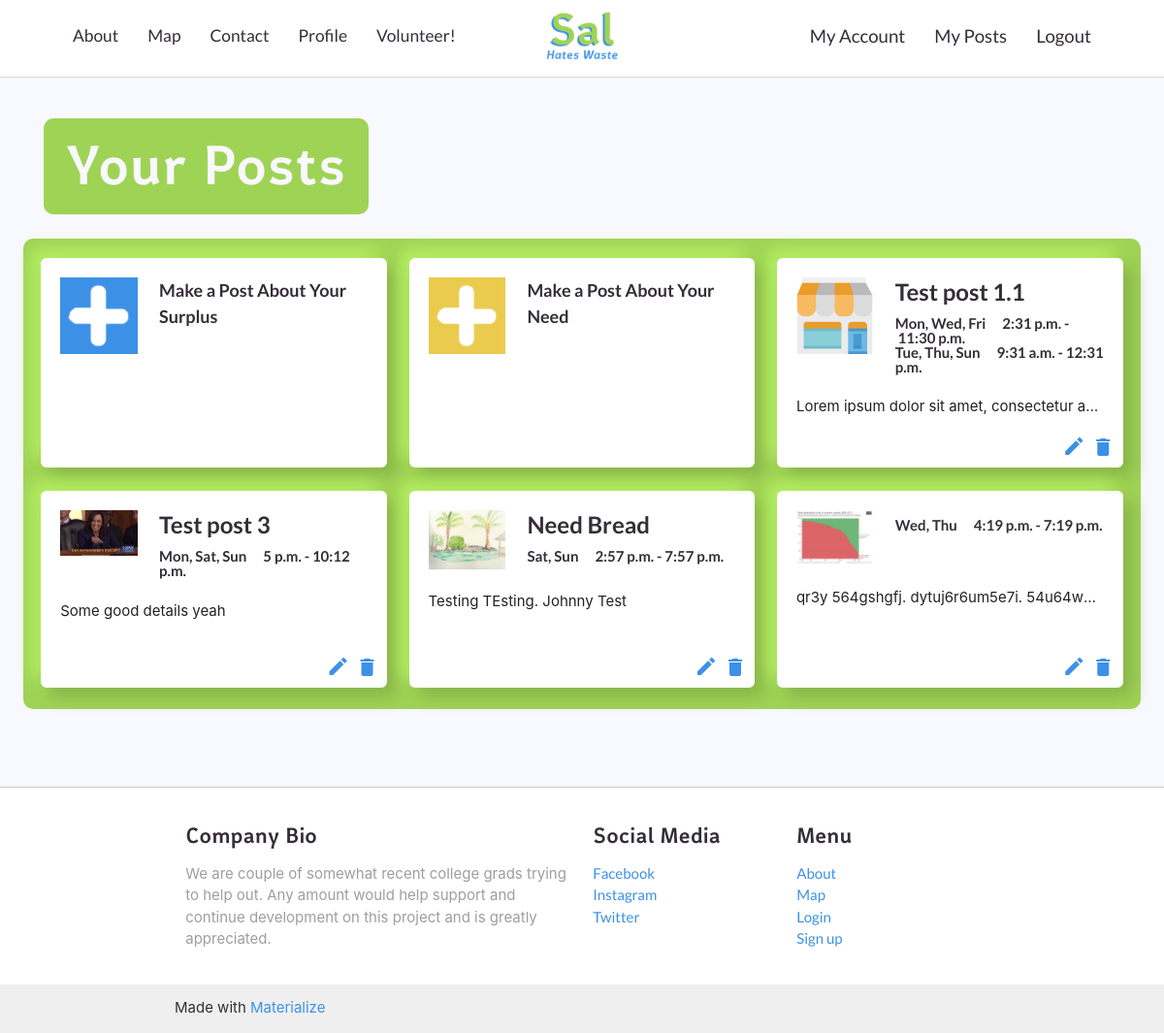
Before: /my-posts (signed in) with the older database file.
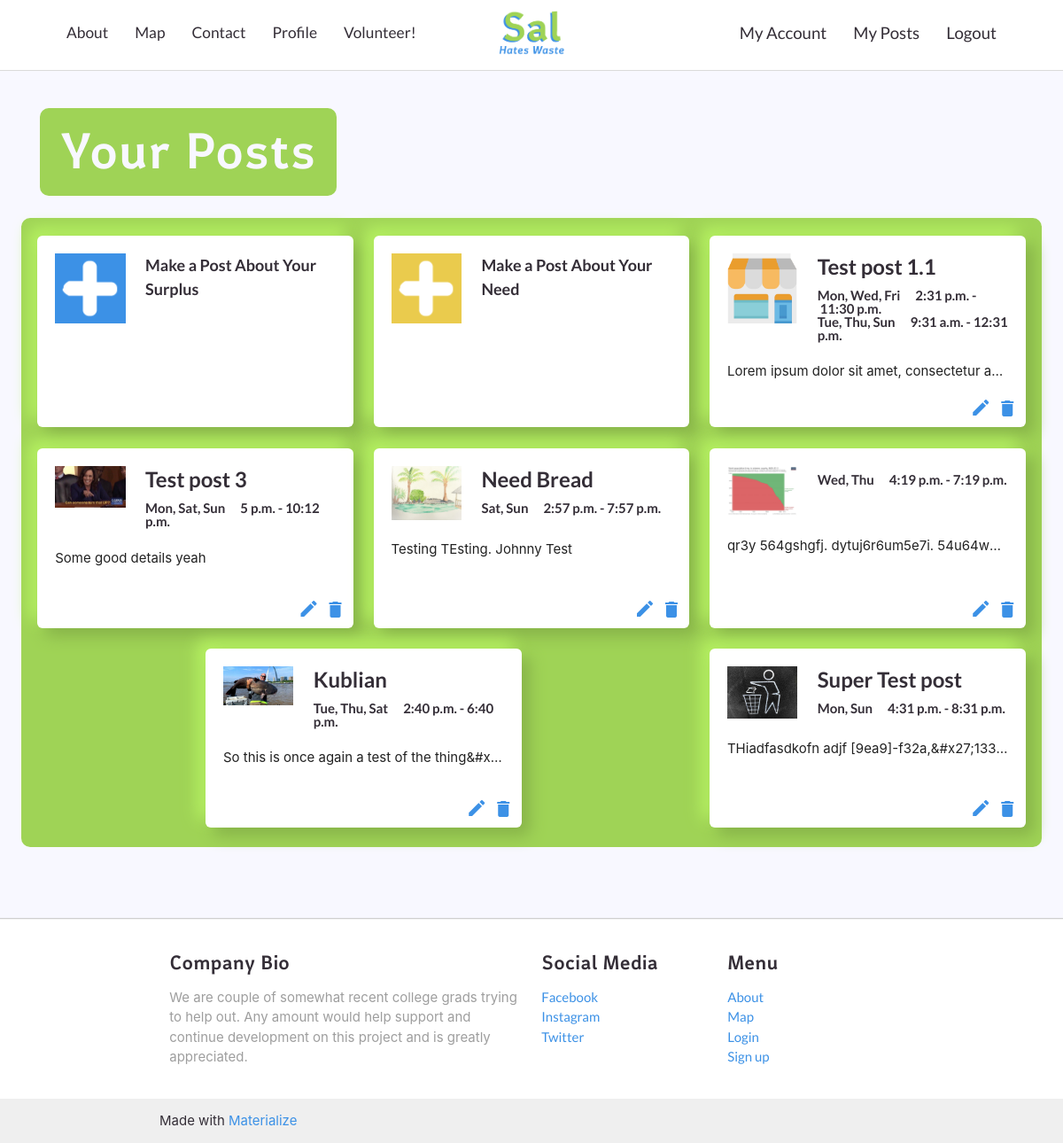
After: the same page with the newer database file.
### main/models.py (models this page shows, shortened)
class UserPost(models.Model):
    post_creator = models.ForeignKey(
        CustomUser, on_delete=models.CASCADE, blank=True, default=1)
    post_title = models.CharField('Post Title', max_length=30, blank=True)
    post_org_name = models.CharField(
        'Your Organization', max_length=30, blank=True)
    phone_regex = RegexValidator(
        regex=r'^\+?1?\d{9,15}$', message="Phone number must be entered in the format: '+999999999'. Up to 15 digits allowed.")
    post_org_phone = models.CharField(_('phone'), max_length=20, validators=[
                                      phone_regex], null=True, blank=True)
    post_org_email = models.EmailField(
        'Your Organizations Email', max_length=254, default="example@gmail.com", null=False)
    post_org_address = models.CharField(
        'Your Organizations Location', max_length=80, default="123 Test St.", null=False)
    post_org_city = models.CharField(
        max_length=30, default="Stamford", null=False)
    post_org_state = models.CharField(max_length=2, default="CT", null=False)
    post_org_zipcode = models.CharField(max_length=10, null=True, blank=True)
    post_org_country = models.CharField(
        max_length=60, default="USA", null=False)
    post_image = models.ImageField('Profile Image', default='default.png',
                                   upload_to='post_pics', null=True, blank=True, validators=(validate_is_pic,))
    post_desc = models.TextField(max_length=500, null=True, blank=True)
    post_begin_date = models.DateField(_("Availability Start"), default=datetime.date.today)
    post_end_date = models.DateField(_("Availability End"), default=datetime.date.today)
    post_lat = models.FloatField(null=True, blank=True)
    post_long = models.FloatField(null=True, blank=True)
    post_recurring = models.BooleanField(default=False)
    recurrences = models.TextField(max_length=300, null=True, blank=True)
    donor_or_recip = models.CharField(
        max_length=10, choices=ROLE_CHOICES, default="Donor",)
    post_active = models.BooleanField(default=True)
    post_deliver = models.BooleanField(default=False)
    post_slug = models.SlugField(max_length=200, null=False, unique=True)
    class Meta:
        verbose_name = 'Post'
        verbose_name_plural = "Posts"

class Availability(models.Model):
    assigned_post = models.ForeignKey(UserPost, on_delete=models.CASCADE, blank=True, null=True)
    post_day = MultiSelectField(choices=DAYS_OF_WEEK, max_choices=7, max_length=10, null=True)
    start_hour = models.TimeField(null=True)
    end_hour = models.TimeField(null=True)
    start_min = models.IntegerField(null=True, blank=True)
    end_min = models.IntegerField(null=True, blank=True)

### main/views.py (the view)
# urls.py: path('my-posts', views.my_posts, name='my-posts'),
def my_posts(request):
    if request.user.is_authenticated:
        user = request.user
        my_posts = UserPost.objects.filter(post_creator = user)
        return render(request=request, template_name="main/my_posts.html", context = {
                                                               "my_posts" : my_posts})
    else:
        messages.info(request, f"Login to view your posts")
        return HttpResponseRedirect('login')
    return render(request=request, template_name="main/my_posts.html")

### main/Templates/main/my_posts.html (shortened to what this page needs)
{% extends 'main/header.html' %}
{% load static %}
{% block content %}
<head>
    {% load crispy_forms_tags %}
</head>
<body>
    <section class="row">
        <div class="title-banner">
            <h1 class="title-text center"> Your Posts</h1>
        </div>
        <div class=" row flex post-container">
            <a href="new-dpost" class="col s12 m6 l4">
                <div class="post-row card hoverable">
                    <div class="card-content">
                        <div class="row new-button">
                            <div class="col left-col">
                                <img class="card-pic icon-pic" src="{% static 'images/donor-plus.png' %}">
                            </div>
                            <div class="col right-col">
                                <strong>Make a Post About Your Surplus</strong>
                            </div>
                        </div>
                    </div>
                </div>
            </a>
            <a href="new-rpost" class="col s12 m6 l4">
                <div class="post-row card hoverable">
                    <div class="card-content">
                        <div class="row new-button">
                            <div class="col left-col">
                                <img class="card-pic icon-pic" src="{% static 'images/recipient-plus.png' %}">
                            </div>
                            <div class="col right-col">
                                <strong>Make a Post About Your Need</strong>
                            </div>
                        </div>
                    </div>
                </div>
            </a>
            {% for post in my_posts %}
            <div class="col s12 m6 l4 profile-content ">
                <div class="card hoverable">
                    <div class="card-content">
                        <div class="row post-row ">
                            <a href="{{post.post_slug}}" , style="color:#000">
                                <div class="col left-col">
                                    <img class="card-image card-pic" src="{{post.post_image.url}}">
                                </div>
                            </a>
                            <div class="col right-col">
                                <Strong>
                                    <div class="card-title">{{post.post_title}}</div>
                                </Strong>
                                {% for availability in post.availability_set.all %}
                                <strong>
                                    <p class="times">{{availability.post_day}}&emsp;
                                        {{availability.start_hour}}&nbsp;-&nbsp;{{availability.end_hour}}
                                    </p>
                                </strong>
                                {% endfor %}
                            </div>
                        </div>
                        <div class="row post-row second-row">
                            <br>
                            <p class="text">{{post.post_desc}}</p>
                            <br>
                        </div>
                        <div class="row post-row third-row">
                            <br>
                            <div class="button-row">
                                <form class="right" action="{% url 'delete' post.post_slug %}" method="post">
                                    <button class="material-icons right delete-button" type="submit"
                                        onclick="return confirm('Are you sure you want to delete this post?');">delete</button>
                                </form>
                                {% if post.donor_or_recip == 'Recipient' %}
                                <a href="{% url 'edit-rpost' post.post_slug %}"><i
                                        class="material-icons right">edit</i></a>
                                {% endif %}
                                {% if post.donor_or_recip == 'Donor' %}
                                <a href="{% url 'edit-dpost' post.post_slug %}"><i
                                        class="material-icons right">edit</i></a>
                                {% endif %}
                            </div>
                        </div>
                    </div>
                </div>
            </div>
            {% endfor %}
        </div>
    </section>
    {% include 'main/footer.html' %}
</body>
{% endblock %}

### main/Templates/main/header.html (shortened to what this page needs)
{% load static %}
<head>
  <link rel="stylesheet" href="https://cdnjs.cloudflare.com/ajax/libs/materialize/1.0.0/css/materialize.min.css">
  <link rel="stylesheet" type="text/css" href="{% static '/fonts/stylesheet.css' %}">
</head>
<body>
  <section>
    <nav class="z-depth-0" style="background-color: white" role="navigation">
      <div class="nav-wrapper container" style="background-color:white">
        <a href="/"  class="center brand-logo">
          <img alt="Logo" src="{% static 'images/sal_hates_waste_logo.png' %}" height="60" style="display: block;  color: #ffffff; font-size: 16px; margin-top:5;" >
      </a>
        <ul class="right hide-on-med-and-down">
          {% if user.is_authenticated %}
          <li><a href="/my-account" style="color:#342E37;font-size:14pt;">My Account</a></li>
          <li><a href="/my-posts" style="color:#342E37;font-size:14pt;">My Posts</a></li>
          <li><a href="/logout" style="color:#342E37;font-size:14pt;">Logout</a></li>
          {% else %}
          <li><a href="/login" style="color:#342E37;font-size:14pt;">Login</a></li>
          <li><a href="/signup" style="color:#342E37;font-size:14pt;">Sign Up</a></li>
          {% endif %}
        </ul>
        <ul class="left hide-on-med-and-down">
          <li><a href="/#about-title" style="color:#342E37;font-size:13pt;">About</a></li>
          <li><a href="/map_page" style="color:#342E37;font-size:13pt;">Map</a></li>
          <li><a href="/contact" style="color:#342E37;font-size:13pt;">Contact</a></li>
          <li><a href="/profile-view" style="color:#342E37;font-size:13pt;">Profile</a></li>
          <li><a href="/volunteer" style="color:#342E37;font-size:13pt;">Volunteer!</a></li>
        </ul>
      </div>
    </nav>
  </section>
  {% block content %}
  {% endblock %}
</body>

### main/Templates/main/footer.html
<footer class="page-footer" style="background-color:#fff; box-shadow: 0 1pt 0 #FFF, 0 1pt 0 #CFCFCF inset;">
  <div class="container">
    <div class="row">
      <div class="col l6 s12">
        <h5 class="darkslategray-text">Company Bio</h5>
        <p class="grey-text" style="color: #342E37">We are couple of somewhat recent college  grads trying to help out. Any amount would help support and continue development on this project and is greatly appreciated.</p>
      </div>
      <div class="col l3 s12">
        <h5 class="darkslategray-text">Social Media</h5>
        <ul>
          <li><a class="darkslategray-text" href="#!">Facebook</a></li>
          <li><a class="darkslategray-text" href="#!">Instagram</a></li>
          <li><a class="darkslategray-text" href="https://twitter.com/salhateswaste">Twitter</a></li>
        </ul>
      </div>
      <div class="col l3 s12">
        <h5 class="darkslategray-text">Menu</h5>
        <ul>
          <li><a class="darkslategray-text" href="/#about-title">About</a></li>
          <li><a class="darkslategray-text" href="map_page">Map</a></li>
          <li><a class="darkslategray-text" href="login">Login</a></li>
          <li><a class="darkslategray-text" href="signup">Sign up</a></li>
        </ul>
      </div>
    </div>
  </div>
  <div class="footer-copyright">
    <div class="container" style="color: #342E37">
    Made with <a class="darkslategray-text" href="http://materializecss.com">Materialize</a>
    </div>
  </div>
</footer>

### main/Templates/main/header.html (style rules this page uses)
nav { height: 60pt; line-height: 75px; border-bottom: 1px solid rgb(218, 218, 218); }
.nav-wrapper { width: 90%; }
li { font-family: 'latoregular', Arial, sans-serif; font-weight:normal; font-style:normal; }

### main/Templates/main/my_posts.html (style rules this page uses)
body { background-color: ghostwhite; background-size: cover; background-repeat: repeat-y; }
.flex { display: flex; flex-wrap: wrap; justify-content: center; }
.post-container { background-color: #9FD356; padding: 7px; padding-top: 12px; border-radius: 10px; margin-left: 2%; margin-right: 2%; margin-bottom: 5%; }
form { display: inline-block; margin-top: 0em; margin-block-end: 0em; width: fit-content; }
.title-banner { background-color: #9FD356; width: max-content; margin-left: 3rem; border-radius: 10px; }
.delete-button:visited, .delete-button:hover, .delete-button:focus, .delete-button { color: #3C91E6; background: none; border: white; cursor: pointer; }
.title-text { color: #f8f8ff; padding-top: 1rem; padding-bottom: 1rem; padding-left: 1.5rem; padding-right: 1.6rem; }
.card-title { text-align: left; }
.card .card-content { padding: 20px; }
.card>.card-content { min-height: 100%; position: relative; }
.left-col { display: flex; justify-content: center; align-items: center; overflow: hidden }
.card { min-height: 200px; height: 90%; margin-bottom: 5%; border-radius: 6px; box-shadow: 9px 9px 17px #87b349, -9px -9px 17px #b7f363; }
.times { text-align: left; font-size: 15px; word-wrap: break-word; display: block; line-height: 1em; max-height: 2em; }
.text { display: block; text-align: left; overflow: hidden; white-space: nowrap; text-overflow: ellipsis; max-width: 100%; height: 30px; }
.second-row { padding-right: 0.75rem; padding-left: 0.75rem; }
.third-row { position: absolute; width: 100%; bottom: 8px; padding-right: 0.75rem; padding-left: 0.75rem; }
@media screen and (min-width: 621px) { .card-pic { max-height: 100px; max-width: 100%; flex-shrink: 0; } }
@media screen and (min-width: 621px) { .left-col { margin-left: auto; margin-right: auto; width: 30%; } }
@media screen and (min-width: 621px) { .right-col { margin-left: auto; margin-right: auto; max-width: 70%; } }
@media screen and (min-width: 621px) { .post-row { margin-left: auto; margin-right: auto; margin-bottom: 0; } }

Changed rows visible on the page:
added UserPost: post_image (picture), post_title "Kublian", post_desc "So this is once again a test of the thing&#x…", donor_or_recip "Recipient" (drawn)
added Availability: post_day "Tue, Thu, Sat", start_hour "2:40 p.m.", end_hour "6:40 p.m.", shown under "Kublian"
added UserPost: post_image (picture), post_title "Super Test post", post_desc "THiadfasdkofn adjf [9ea9]-f32a,&#x27;133…", donor_or_recip "Recipient" (drawn)
added Availability: post_day "Mon, Sun", start_hour "4:31 p.m.", end_hour "8:31 p.m.", shown under "Super Test post"
